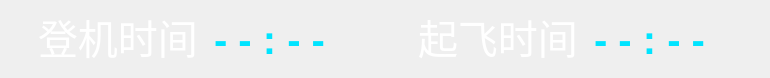
   <widget class="QWidget" name="widget_time" native="true">
    <property name="enabled">
     <bool>true</bool>
    </property>
    <property name="geometry">
     <rect>
      <x>15</x>
      <y>3680</y>
      <width>770</width>
      <height>78</height>
     </rect>
    </property>
    <property name="styleSheet">
     <string notr="true">#widget_time{image: url(:/3实时登机/Images/3实时登机/3.0-3.2/起飞时间.png);}</string>
    </property>
    <widget class="QSplitter" name="splitter_2">
     <property name="geometry">
      <rect>
       <x>410</x>
       <y>10</y>
       <width>335</width>
       <height>53</height>
      </rect>
     </property>
     <property name="minimumSize">
      <size>
       <width>335</width>
       <height>0</height>
      </size>
     </property>
     <property name="maximumSize">
      <size>
       <width>300</width>
       <height>16777215</height>
      </size>
     </property>
     <property name="orientation">
      <enum>Qt::Horizontal</enum>
     </property>
     <property name="handleWidth">
      <number>0</number>
     </property>
     <widget class="QLabel" name="label_2">
      <property name="minimumSize">
       <size>
        <width>160</width>
        <height>0</height>
       </size>
      </property>
      <property name="maximumSize">
       <size>
        <width>160</width>
        <height>16777215</height>
       </size>
      </property>
      <property name="font">
       <font>
        <pointsize>30</pointsize>
       </font>
      </property>
      <property name="styleSheet">
       <string notr="true">color: rgb(255, 255, 255);</string>
      </property>
      <property name="text">
       <string>起飞时间</string>
      </property>
     </widget>
     <widget class="QLabel" name="label_departureTime">
      <property name="minimumSize">
       <size>
        <width>140</width>
        <height>0</height>
       </size>
      </property>
      <property name="maximumSize">
       <size>
        <width>140</width>
        <height>16777215</height>
       </size>
      </property>
      <property name="font">
       <font>
        <pointsize>30</pointsize>
        <weight>75</weight>
        <bold>true</bold>
       </font>
      </property>
      <property name="styleSheet">
       <string notr="true">color: rgb(0, 228, 255);</string>
      </property>
      <property name="text">
       <string>- - : - -</string>
      </property>
      <property name="alignment">
       <set>Qt::AlignBottom|Qt::AlignLeading|Qt::AlignLeft</set>
      </property>
     </widget>
    </widget>
    <widget class="QSplitter" name="splitter_1">
     <property name="geometry">
      <rect>
       <x>30</x>
       <y>10</y>
       <width>335</width>
       <height>53</height>
      </rect>
     </property>
     <property name="minimumSize">
      <size>
       <width>335</width>
       <height>0</height>
      </size>
     </property>
     <property name="maximumSize">
      <size>
       <width>300</width>
       <height>16777215</height>
      </size>
     </property>
     <property name="orientation">
      <enum>Qt::Horizontal</enum>
     </property>
     <property name="handleWidth">
      <number>0</number>
     </property>
     <widget class="QLabel" name="label_1">
      <property name="minimumSize">
       <size>
        <width>160</width>
        <height>0</height>
       </size>
      </property>
      <property name="maximumSize">
       <size>
        <width>160</width>
        <height>16777215</height>
       </size>
      </property>
      <property name="font">
       <font>
        <pointsize>30</pointsize>
       </font>
      </property>
      <property name="styleSheet">
       <string notr="true">color: rgb(255, 255, 255);</string>
      </property>
      <property name="text">
       <string>登机时间</string>
      </property>
     </widget>
     <widget class="QLabel" name="label_boardingTime">
      <property name="minimumSize">
       <size>
        <width>140</width>
        <height>0</height>
       </size>
      </property>
      <property name="maximumSize">
       <size>
        <width>140</width>
        <height>16777215</height>
       </size>
      </property>
      <property name="font">
       <font>
        <pointsize>30</pointsize>
        <weight>75</weight>
        <bold>true</bold>
       </font>
      </property>
      <property name="styleSheet">
       <string notr="true">color: rgb(0, 228, 255);</string>
      </property>
      <property name="text">
       <string>- - : - -</string>
      </property>
      <property name="alignment">
       <set>Qt::AlignBottom|Qt::AlignLeading|Qt::AlignLeft</set>
      </property>
     </widget>
    </widget>
   </widget>
